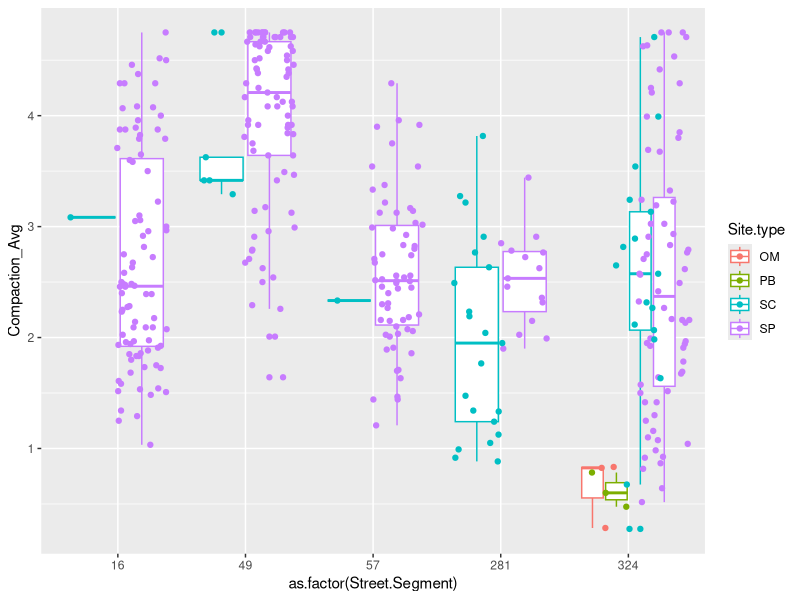
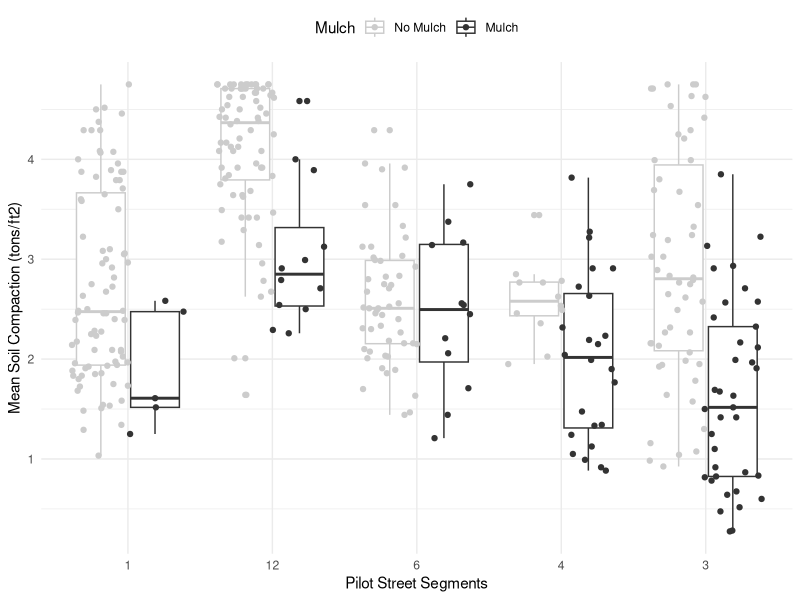
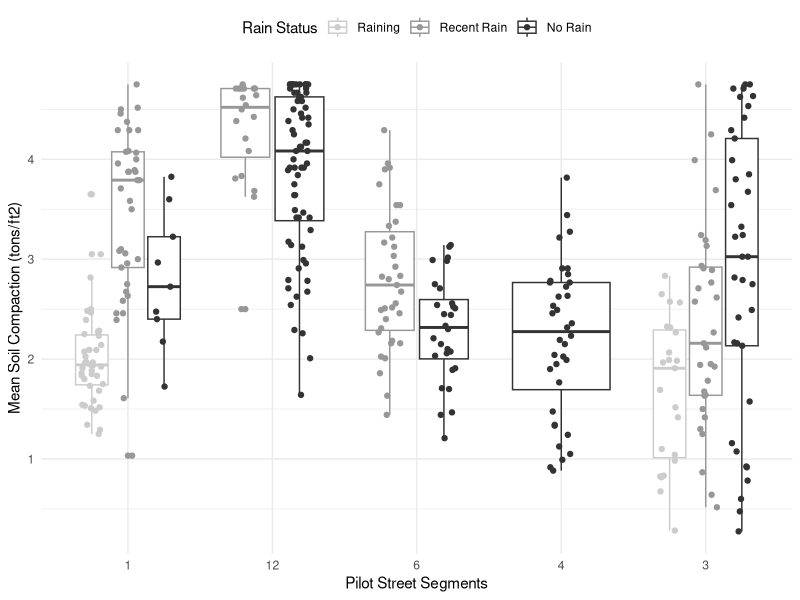
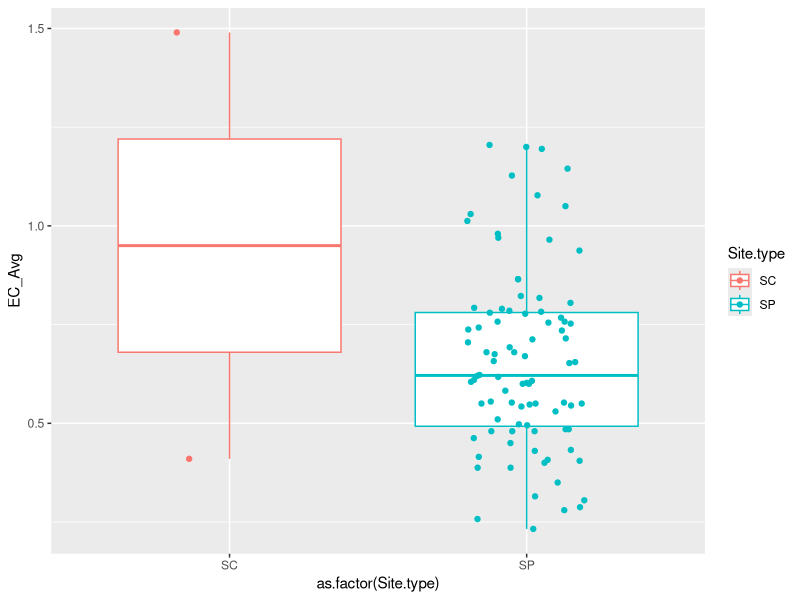
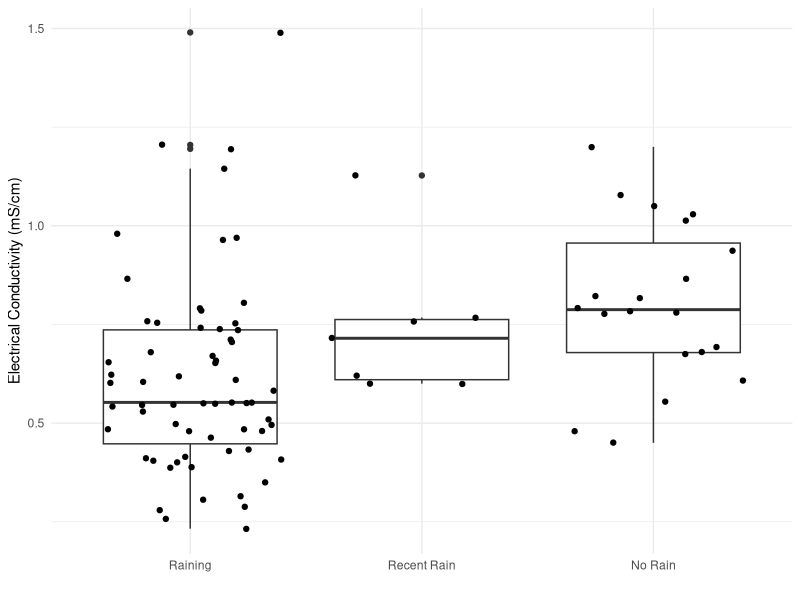

Recreate these plots in R, in order.
## ---- chunk 1
knitr::opts_chunk$set(echo = TRUE)

library(dplyr)
library(tidyr)
library(stringr)
library(ggplot2)
## ---- chunk 2
#compaction
compaction <- read.csv("../01Data/PilotTesting/Compaction.csv")

#electrical conductivity
ec <- read.csv("../01Data/PilotTesting/ElectricalConductivity.csv")
## ---- chunk 3
#clean up the max values
transform_max <- function(x) str_replace(x, "4\\.5\\+\\.?", "4.75")
compact_transform <- compaction[compaction$Compaction.Not.Possible == FALSE,]
compact_transform$Compaction.5[compact_transform$Compaction.5 == "1 5"] <- 1.5

compact_transform <- compact_transform %>%
  mutate_at(vars(Compaction.1, Compaction.2, Compaction.3, Compaction.4, Compaction.5, Compaction.6), ~ as.numeric(transform_max(.)))

#add new columns column
compact_transform <- compact_transform %>%
  rowwise() %>%
  mutate(Compaction_Avg = mean(c_across(Compaction.1:Compaction.6), na.rm = TRUE)) %>%
  mutate(
    Count_Max = sum(c_across(Compaction.1:Compaction.6) == 4.75, na.rm = TRUE)
  ) %>%
  ungroup()

#fix some errors in the dates
compact_transform <- compact_transform %>%
  mutate(Date = case_when(
    Date == "6/7/2025" ~ "6/7/2022",
    Date == "6/14/22" ~ "6/14/2022",
    Date == "7/12/2022 change id on hthc" ~ "7/12/2022",
    TRUE ~ Date  # keep original value if no match
  ))

#add rain info
#https://www.wunderground.com/history/daily/us/il/chicago/KMDW/date/2022-6-26
recentRain <- c("6/7/2022", "6/26/2022", "7/18/2022", "7/25/2022")
activeRain <- c("7/5/2022", "7/6/2022")
noRecentRain <- c("6/14/2022", "6/17/2022", "6/27/2022", "6/28/2022","7/12/2022", "7/19/2022")

compact_transform <- compact_transform %>%
  mutate(RainStatus = case_when(
    Date %in% recentRain ~ "recentRain",
    Date %in% activeRain ~ "activeRain",
    Date %in% noRecentRain ~ "noRain",
    TRUE ~ "unknown"
  ))

#deal with the order of the levels

compact_transform$RainStatus <- factor(compact_transform$RainStatus,
                                       levels = c("activeRain", "recentRain", "noRain"))
## ---- chunk 4
#quick summary
CouldNotSample <- sum(compaction$Compaction.Not.Possible == TRUE)
length(compact_transform$Tree.Number)
MoreHalf_atMax <- sum(compact_transform$Count_Max > 3)/length(compact_transform$Tree.Number)
OneorNone_atMax <- sum(compact_transform$Count_Max < 2)/length(compact_transform$Tree.Number)

p_sitetype <- ggplot(compact_transform, aes(x=as.factor(Street.Segment), y=Compaction_Avg, color=Site.type)) + 
  geom_boxplot() +
  geom_point(position=position_jitterdodge())

p_mulch <- ggplot(compact_transform, aes(x=as.factor(Street.Segment), y=Compaction_Avg, color=Mulch)) + 
  geom_boxplot() +
  geom_point(position=position_jitterdodge())  + 
  scale_x_discrete(label = c("1", "12", "6", "4", "3")) +
  xlab("Pilot Street Segments") +
  ylab("Mean Soil Compaction (tons/ft2)") + 
  scale_color_grey(start=0.8, end=0.2, labels = c("No Mulch", "Mulch"))  +
  labs(color = "Mulch") + 
  theme_minimal() + 
  theme(legend.position = "top")

#would be better to have rain/no rain
p_date <- ggplot(compact_transform, aes(x=as.factor(Street.Segment), y=Compaction_Avg, color=Date)) + 
  geom_boxplot() +
  geom_point(position=position_jitterdodge())

p_rain <- ggplot(compact_transform, aes(x=as.factor(Street.Segment), y=Compaction_Avg, color=RainStatus)) + 
  geom_boxplot() +
  geom_point(position=position_jitterdodge()) + 
  scale_x_discrete(label = c("1", "12", "6", "4", "3")) +
  xlab("Pilot Street Segments") +
  ylab("Mean Soil Compaction (tons/ft2)") + 
  scale_color_grey(start=0.8, end=0.2, labels = c("Raining", "Recent Rain", "No Rain")) +
  labs(color = "Rain Status") + 
  theme_minimal() + 
  theme(legend.position = "top")


#look at the plots
print(p_sitetype)
print(p_mulch)
#print(p_date)
print(p_rain)

print(paste(CouldNotSample, "trees could not have compaction data collected"))
print(paste(MoreHalf_atMax, "is the fraction of remaining trees that had more than half of compaction values at the maximum"))

## ---- chunk 5
ec_transform <- ec %>% 
  separate(EC..mS.cm....parallel.to.road, into=c("Road1", "Road2"), sep=",")

ec_transform <- ec_transform[,c("Date", "Grid.Cell", "Species.ID.Code", "Land.Use.Type", "Site.type", "EC.Collection.Date", "Road1", "Road2", "EC..mS.cm....street.side", "EC..mS.cm....sidewalk.side")]

names(ec_transform) <- c("Date", "Grid.Cell", "Species.ID.Code", "Land.Use.Type", "Site.type", "EC.Collection.Date", "Road1", "Road2", "Street", "Sidewalk")

#get the mean
ec_transform <- ec_transform%>%
  mutate_at(vars(Road1:Sidewalk), ~ as.numeric(.))


ec_transform <- ec_transform %>%
  rowwise() %>%
  mutate(EC_Avg = mean(c_across(Road1:Sidewalk), na.rm = TRUE)) %>%
  ungroup()

#get rid of the one without reasonable values
ec_transform <- ec_transform[!is.nan(ec_transform$EC_Avg),]

#basic visuals

#do the same rain bit as for the other ones
#https://www.wunderground.com/history/daily/us/il/chicago/KMDW/date/2022-6-26
recentRain <- c("7/1/21")
activeRain <- c("6/25/21", "6/26/21")
noRecentRain <- c("7/2/21")

ec_transform <- ec_transform %>%
  mutate(RainStatus = case_when(
    EC.Collection.Date %in% recentRain ~ "recentRain",
    EC.Collection.Date %in% activeRain ~ "activeRain",
    EC.Collection.Date %in% noRecentRain ~ "noRain",
    TRUE ~ "unknown"
  ))

ec_transform$RainStatus <- factor(ec_transform$RainStatus,
                                       levels = c("activeRain", "recentRain", "noRain"))
## ---- chunk 6

p_sitetype <- ggplot(ec_transform, aes(x=as.factor(Site.type), y=EC_Avg , color=Site.type)) + 
  geom_boxplot() +
  geom_point(position=position_jitterdodge())

#would be better to have rain/no rain
p_rain <- ggplot(ec_transform, aes(x=as.factor(RainStatus), y=EC_Avg)) + 
  geom_boxplot() +
  geom_jitter() + 
  scale_x_discrete(label = c("Raining", "Recent Rain", "No Rain")) +
  xlab("") +
  ylab("Electrical Conductivity (mS/cm)") + theme_minimal() + 
  theme(legend.position = "top")


#look at the plots
print(p_sitetype)
print(p_rain)
